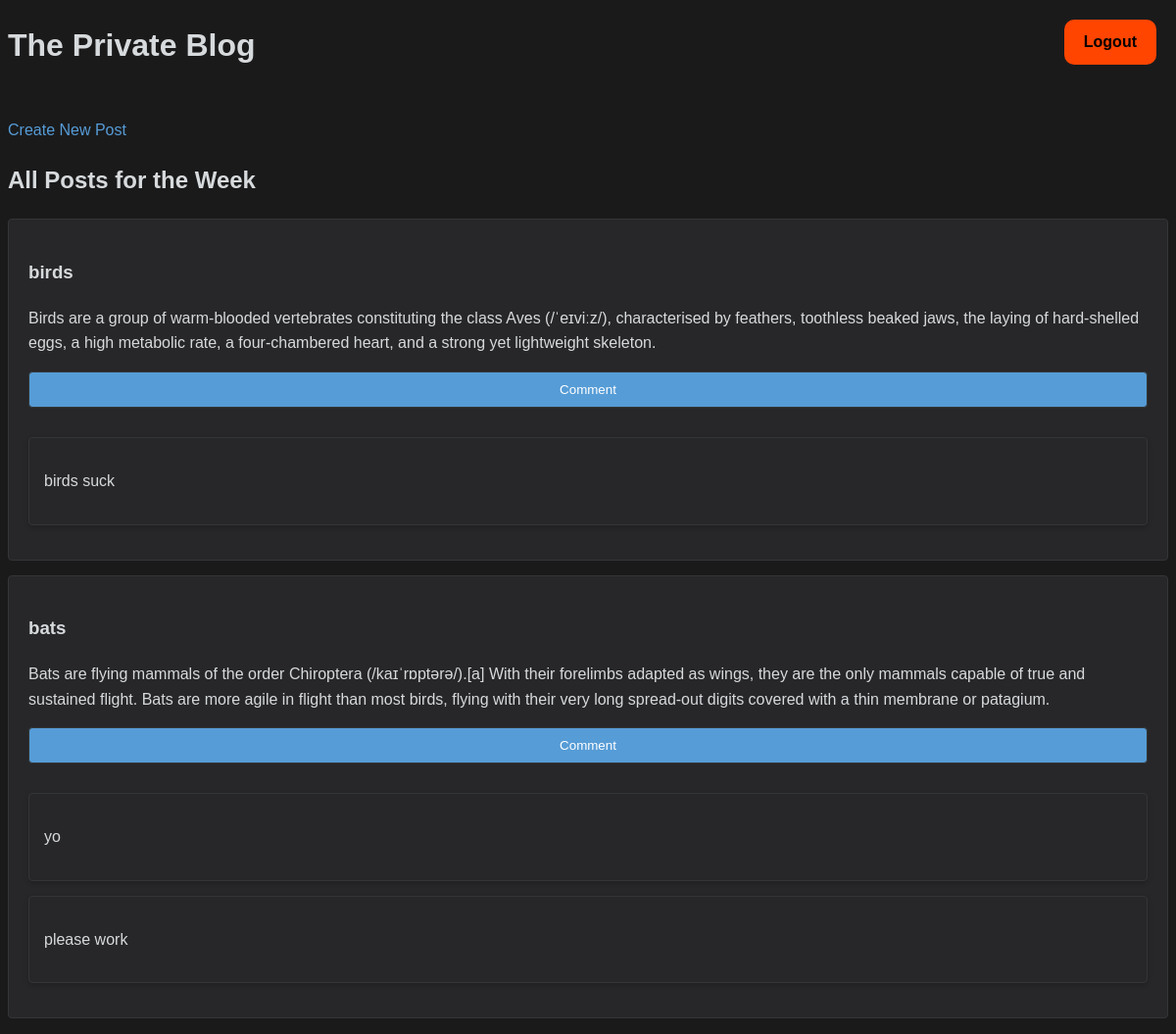
/posts, run on an earlier commit of the app's database.
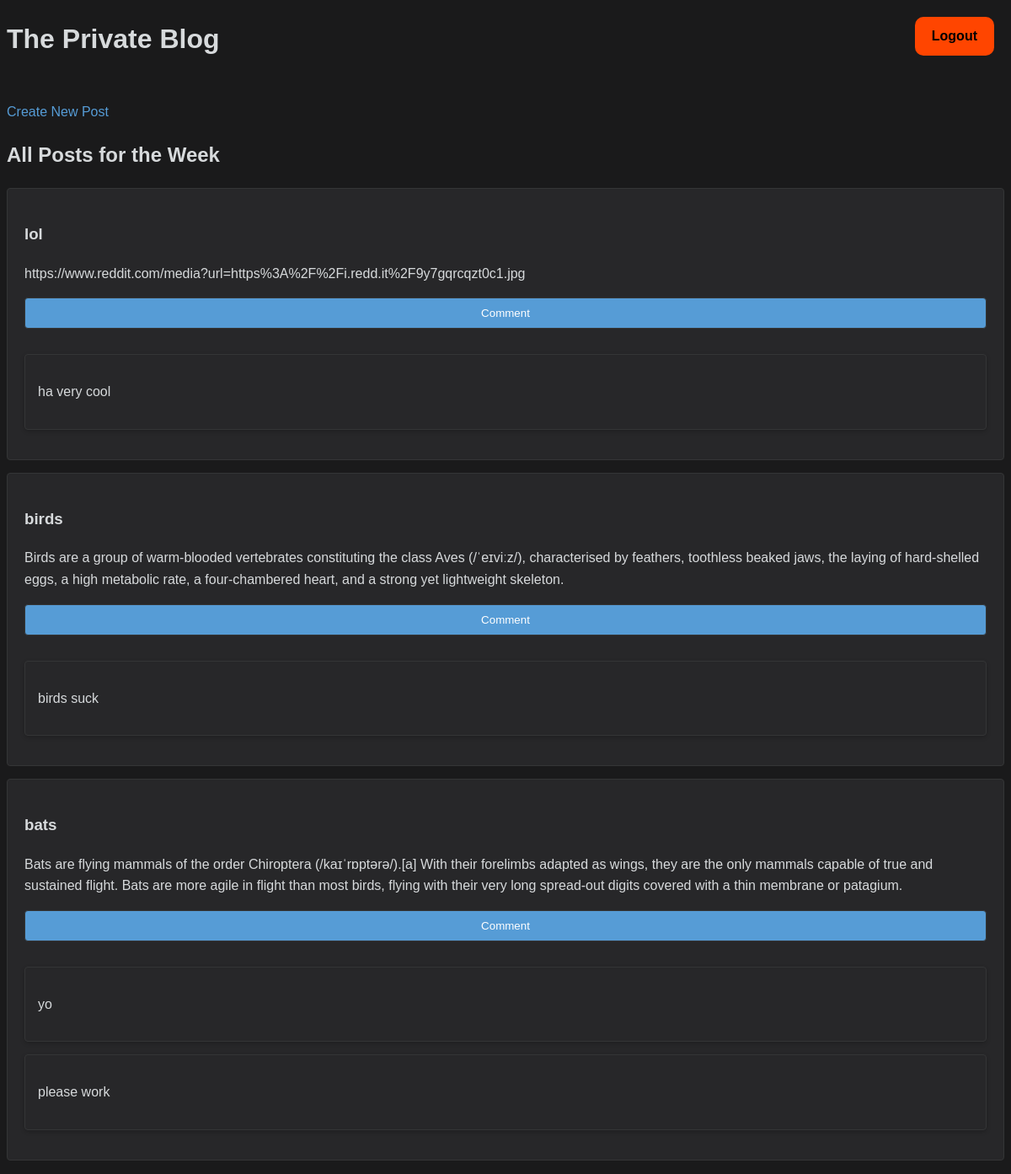
And on a later commit of the database.
### models.py (models this page shows)
class BlogPost(Base):
    __tablename__ = "blog_posts"
    id = Column(Integer, primary_key=True, index=True)
    title = Column(String, index=True)
    content = Column(Text)
    comments = relationship("Comment", back_populates="blog_post")

class Comment(Base):
    __tablename__ = "comments"
    id = Column(Integer, primary_key=True, index=True)
    content = Column(Text)
    blog_post_id = Column(Integer, ForeignKey("blog_posts.id"))
    blog_post = relationship("BlogPost", back_populates="comments")

### main.py (the view)
@app.get("/posts", response_class=HTMLResponse)
async def posts_list(request: Request, db: Session = Depends(getdb)):
    posts = db.query(models.BlogPost).all()
    return templates.TemplateResponse("posts.html", {"request": request, "posts": posts})

### templates/posts.html (shortened to what this page needs)
<!DOCTYPE html>
<html lang="en">
<head>
    <link rel="stylesheet" href="/static/style.css">
</head>
<body>
    <a href="/logout" class="logout-button">Logout</a>
    <header>
        <h1>The Private Blog</h1>
        <br>
        <a href="/create-post" class="create-post-link">Create New Post</a>
    </header>
    <section>
        <h2>All Posts for the Week</h2>
        <ul>
        {% for post in posts|reverse %}
        <li class="post-item">
            <div class="post-content">
                <h3>{{ post.title }}</h3>
                <p>{{ post.content }}</p>
                <button type="button" onclick="toggleComment('{{ loop.index0 }}')">Comment</button>
                <div class="comments">
                    {% for comment in post.comments %}
                    <div class="comment">
                        <p>{{ comment.content }}</p>
                    </div>
                    {% endfor %}
                </div>
            </div>
        </li>
        {% endfor %}
        </ul>
    </section>
</body>
</html>

### static/style.css (style rules this page uses)
body { font-family: 'Quicksand', sans-serif; background-color: #1a1a1b; color: #d7dadc; line-height: 1.6; transition: background-color 0.3s, color 0.3s; }
a { color: #569cd6; text-decoration: none; transition: color 0.3s; }
.logout-button { position: absolute; top: 20px; right: 20px; background-color: #ff4500; color: black; padding: 10px 20px; border: none; border-radius: 10px; cursor: pointer; font-weight: bold; transition: background-color 0.3s; }
.comments { margin-top: 30px; }
.comment { background-color: #272729; border: 1px solid #343536; box-shadow: 0 2px 5px rgba(0,0,0,0.2); padding: 15px; margin-bottom: 15px; border-radius: 4px; transition: background-color 0.3s; }
ul { list-style: none; padding: 0; }
.post-item { background-color: #272729; color: #d7dadc; border: 1px solid #343536; margin-bottom: 15px; padding: 20px; border-radius: 4px; transition: background-color 0.3s, border-color 0.3s; }
.post-content { margin-bottom: 15px; }
input[type='text'], input[type='submit'], button { display: block; width: 100%; padding: 10px; margin-bottom: 20px; border-radius: 4px; border: 1px solid #343536; background: #1a1a1b; color: #d7dadc; transition: background-color 0.3s, border-color 0.3s, color 0.3s; }
input[type='submit'], button { background: #569cd6; color: white; cursor: pointer; }

What changed in the data, as far as the page shows it:
added BlogPost: title "lol", content "https://www.reddit.com/media?url=https%3A%2F%2Fi.redd.it%2F9y7gqrcqzt0c1.jpg"
added Comment: content "ha very cool", shown under "lol"
